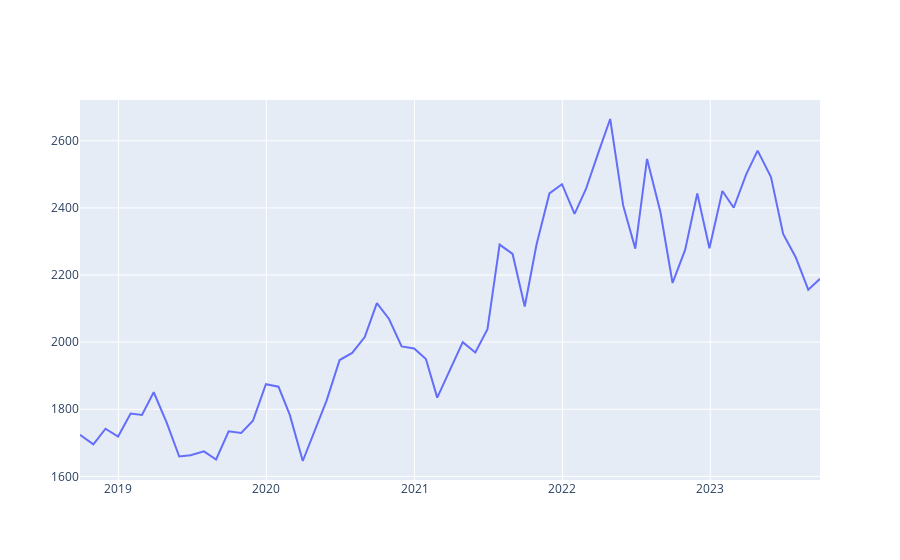

Here is the notebook cell this chart was saved with:
### Code cell
fig = go.Figure()
fig.add_trace(go.Scatter(x=index3.index, y=index3[0], mode='lines', name='Line'))
fig.show()
